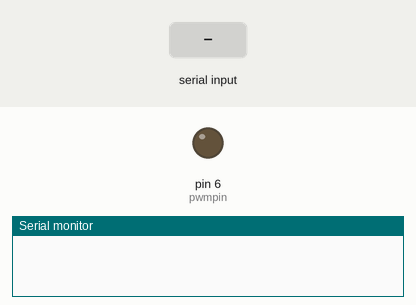
This sketch was run on a simulated Arduino Uno, built with avr-gcc and run on an emulated ATmega328P. Parts: output pins drawn as LEDs (lit = HIGH), the last lines printed to the serial monitor. The test bench sets the inputs (shaded band).

Above: at 1.2 s.
1.3 s: "90,45\n" received over Serial
At 1.8 s:
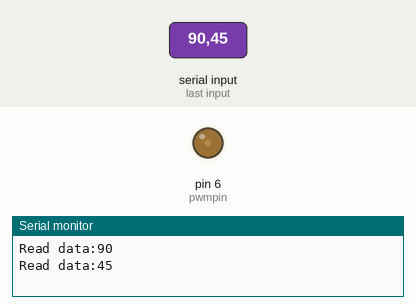
3.8 s: "30,150\n" received over Serial
At 4.6 s:
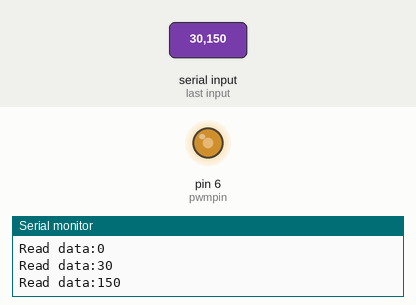
6.3 s: "200\n" received over Serial
At 6.7 s:
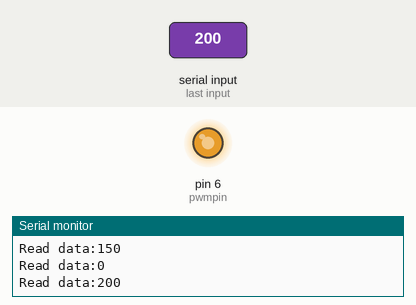
Timing chart, 0 to 9.3 s (numbered marks = the images above; inputs shaded):
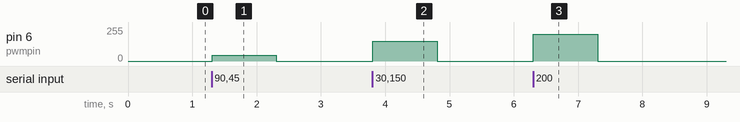

The sketch:

analogWrite.ino
```cpp
//Pin declaration
#define pwmpin 6   //choose any pwm pin for analogwrite

void setup() {
  //Serial baudrate setting
  Serial.begin(9600);

  //Pin direction setting
  pinMode(pwmpin, OUTPUT);
}

void loop() {
  //checking the serial data from serial monitor
  if (Serial.available() > 0) {
    //reading the serial data
    int analograw =  Serial.parseInt();

    //Serially printing the data
    Serial.println("Read data:"+String(analograw));

    //writing data to pwmpin
    analogWrite(pwmpin, analograw);
}
}
```

Measured:
- after the input at 1.3 s, pin 6 (pwmpin): 0/255 → 45/255 at once, → 0/255 1.0 s later
- after the input at 3.8 s, pin 6 (pwmpin): 0/255 → 150/255 at once, → 0/255 1.0 s later
- after the input at 6.3 s, pin 6 (pwmpin): 0/255 → 200/255 at once, → 0/255 1.0 s later
